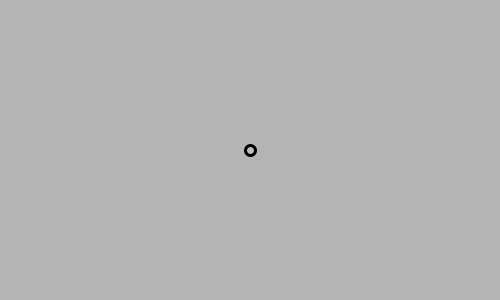
Frame 1 (no input)
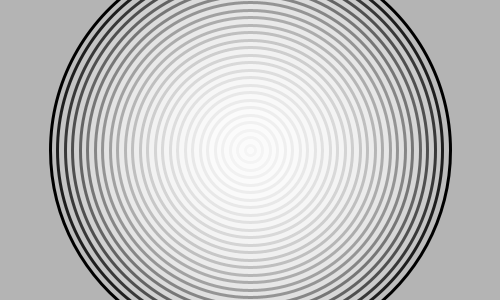
Frame 60 (the mouse pressed at the canvas centre just before this capture)
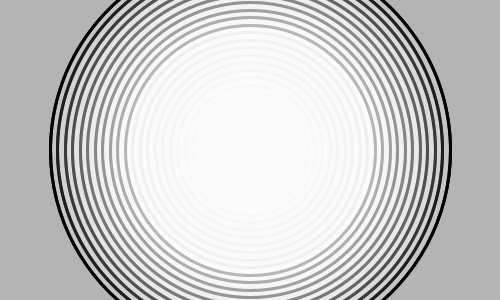
Frame 120 (the mouse held since frame 60 and released just before this capture)

The Processing sketch that drew these frames (run headless with seeded random() and noise(); from frame 60 on, the mouse is pressed at the canvas centre):

// Processing sketch: processing_41007
// ── processing_41007.pde

// example program from Pearson (2011), p.28
// explaining the frame loop in processing
// modify to leave traces by schien@mail.ncku.edu.tw
// press the mouse button to restart drawing

int diam = 10;  
float centX, centY; 

void setup() {    
  size(500, 300); 
  frameRate(24);  // 24 frames per second                                     
  smooth(); 
  background(180); 
  centX = width/2; 
  centY = height/2; 
  stroke(0); 
  strokeWeight(3); 
  fill(255, 30);
} 

void draw() {    
  if (diam <= 400) { 
    //background(180);  // clears background every frame                                   
    ellipse(centX, centY, diam, diam);  
    diam += 15;  // increases diameter for next loop
  }
} 

void mousePressed() {
  diam = mouseX;
  centX = mouseX;
  centY = mouseY;
}
